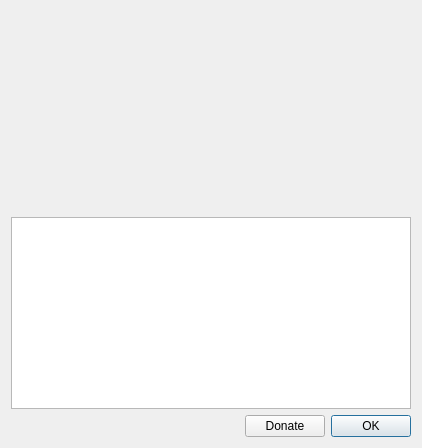
<?xml version="1.0" encoding="UTF-8"?>
<ui version="4.0">
 <class>AboutDialog</class>
 <widget class="QDialog" name="AboutDialog">
  <property name="geometry">
   <rect>
    <x>0</x>
    <y>0</y>
    <width>444</width>
    <height>508</height>
   </rect>
  </property>
  <property name="windowTitle">
   <string>About jmbde</string>
  </property>
  <layout class="QVBoxLayout" name="verticalLayout_3">
   <property name="sizeConstraint">
    <enum>QLayout::SetFixedSize</enum>
   </property>
   <item>
    <layout class="QHBoxLayout" name="logoLayout">
     <item>
      <spacer name="horizontalSpacer">
       <property name="orientation">
        <enum>Qt::Horizontal</enum>
       </property>
       <property name="sizeHint" stdset="0">
        <size>
         <width>0</width>
         <height>20</height>
        </size>
       </property>
      </spacer>
     </item>
     <item>
      <widget class="QLabel" name="logo">
       <property name="minimumSize">
        <size>
         <width>400</width>
         <height>200</height>
        </size>
       </property>
       <property name="text">
        <string/>
       </property>
       <property name="pixmap">
        <pixmap>:/images/about-tiled-logo.png</pixmap>
       </property>
       <property name="alignment">
        <set>Qt::AlignCenter</set>
       </property>
      </widget>
     </item>
     <item>
      <spacer name="horizontalSpacer_2">
       <property name="orientation">
        <enum>Qt::Horizontal</enum>
       </property>
       <property name="sizeHint" stdset="0">
        <size>
         <width>0</width>
         <height>20</height>
        </size>
       </property>
      </spacer>
     </item>
    </layout>
   </item>
   <item>
    <widget class="QTextBrowser" name="textBrowser">
     <property name="openExternalLinks">
      <bool>true</bool>
     </property>
    </widget>
   </item>
   <item>
    <layout class="QHBoxLayout" name="buttonLayout">
     <property name="sizeConstraint">
      <enum>QLayout::SetDefaultConstraint</enum>
     </property>
     <item>
      <spacer name="horizontalSpacer_3">
       <property name="orientation">
        <enum>Qt::Horizontal</enum>
       </property>
       <property name="sizeType">
        <enum>QSizePolicy::Expanding</enum>
       </property>
       <property name="sizeHint" stdset="0">
        <size>
         <width>40</width>
         <height>20</height>
        </size>
       </property>
      </spacer>
     </item>
     <item>
      <widget class="QPushButton" name="donateButton">
       <property name="text">
        <string>Donate</string>
       </property>
      </widget>
     </item>
     <item>
      <widget class="QPushButton" name="pushButton">
       <property name="text">
        <string>OK</string>
       </property>
       <property name="default">
        <bool>true</bool>
       </property>
      </widget>
     </item>
    </layout>
   </item>
  </layout>
 </widget>
 <resources/>
 <connections>
  <connection>
   <sender>pushButton</sender>
   <signal>clicked()</signal>
   <receiver>AboutDialog</receiver>
   <slot>close()</slot>
   <hints>
    <hint type="sourcelabel">
     <x>460</x>
     <y>347</y>
    </hint>
    <hint type="destinationlabel">
     <x>255</x>
     <y>185</y>
    </hint>
   </hints>
  </connection>
 </connections>
</ui>
